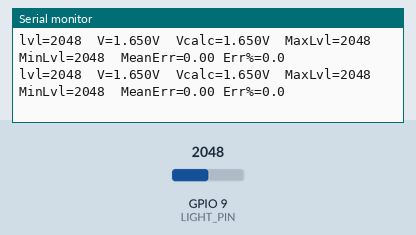
Bench run of a program on a simulated ESP32-S3. Shown: the last lines printed to the serial monitor. The test bench sets the inputs (shaded band); at power-on: GPIO 9 (LIGHT_PIN) = 2048 (analog values on the 0–4095 scale).

Above: at 1.2 s.
1.3 s: GPIO 9 (LIGHT_PIN) set to 1025
At 1.33 s:
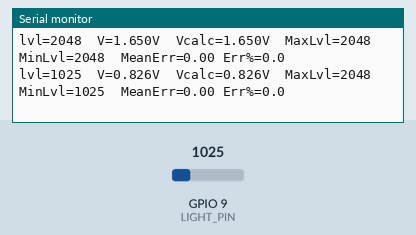
2.8 s: GPIO 9 (LIGHT_PIN) set to 956
At 2.96 s:
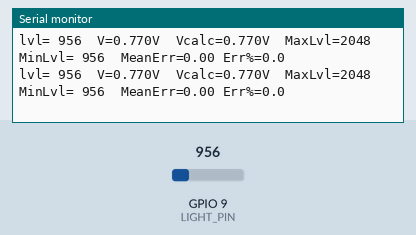

The program:

main.cpp
```cpp
#include <Arduino.h>

#define LIGHT_PIN 9
constexpr uint16_t RESOLUTION = 12; // default value
constexpr uint16_t MAX = 1 << RESOLUTION;  // default value
constexpr float V_REF = 3.3f;

class ErrorBuffer
{
    static constexpr size_t BUFFER = 10;
    float errors[BUFFER];
    size_t nextIndex = 0;

public:
    void track(float error)
    {
        if (error < 0)
            error = -error;
        errors[nextIndex] = error;
        if (nextIndex >= BUFFER)
        {
            nextIndex = 0;
        }
    }

    float getMean()
    {
        float sum = 0;
        for (size_t i = 0; i < BUFFER; i++)
            sum += errors[i];
        return sum / BUFFER;
    }
};

void setup()
{
    Serial.begin(115200);
    analogReadResolution(RESOLUTION);
    analogSetAttenuation(ADC_11db);
}

uint16_t lvlMin = (uint16_t)5000;
uint16_t lvlMax = (uint16_t)0;
ErrorBuffer errorBuffer;

void trackMinMax(uint16_t value)
{
    if (value < lvlMin)
        lvlMin = value;
    if (value > lvlMax)
        lvlMax = value;
}

void loop()
{

    uint16_t lightLvl = analogRead(LIGHT_PIN);
    float lightVCalculated = lightLvl * V_REF / MAX;
    float lightVRead = analogReadMilliVolts(LIGHT_PIN) / 1000.0;
    trackMinMax(lightLvl);
    errorBuffer.track(lightVRead - lightVCalculated);
    auto meanError = errorBuffer.getMean();
    Serial.printf("lvl=%4d  V=%.3fV  Vcalc=%.3fV  MaxLvl=%4d  MinLvl=%4d  MeanErr=%.2f Err%=%.1f\n",
                  lightLvl, lightVRead, lightVCalculated, lvlMax, lvlMin, meanError, meanError/(lightVRead) *100);

    delay(100);
}
```

Measured:
- the behaviour switches between 1000 and 999 on GPIO 9 (LIGHT_PIN) (found by bisection; images 1 and 2)
- after the input at 1.3 s, the serial monitor: prints a new line at once (image 1)
- after the input at 2.8 s, the serial monitor: prints a new line after 0.05 s (image 2)
